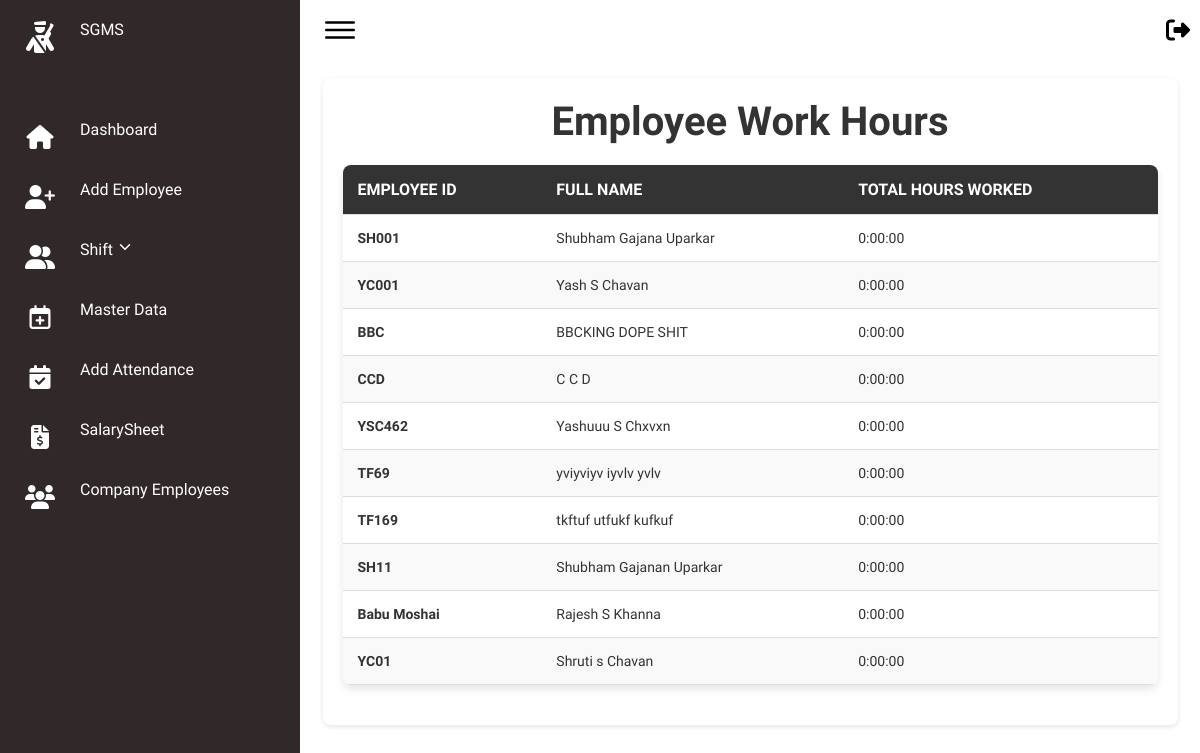
Before: /fo_dashboard/ with the older database file.
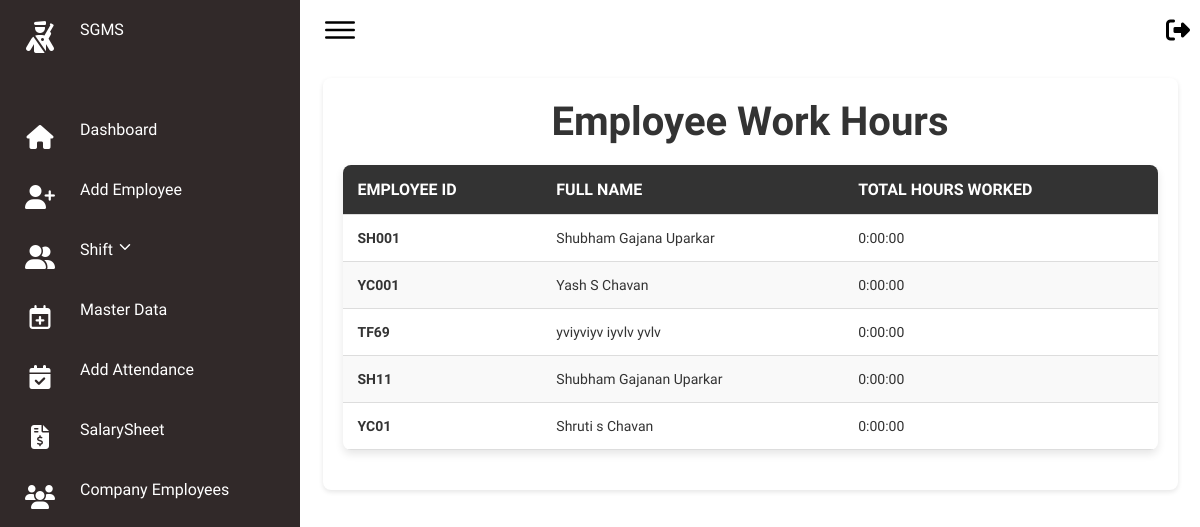
After: the same page with the newer database file.
### secman/models.py (models this page shows, shortened)
class EmployeeJoining(models.Model):
    emp_id = models.CharField(max_length=20, unique=True)
    first_name = models.CharField(max_length=50)
    middle_name = models.CharField(max_length=50, blank=True, null=True)
    last_name = models.CharField(max_length=50)
    email = models.EmailField()
    date_of_birth = models.DateField()
    contact_number = models.CharField(max_length=15)
    whatsapp_number = models.CharField(max_length=15, blank=True, null=True)
    emergency_contact1 = models.CharField(max_length=15)
    emergency_contact2 = models.CharField(max_length=15)
    emergency_contact_relation1 = models.CharField(max_length=20)
    emergency_contact_relation2 = models.CharField(max_length=20)
    emergency_contact_relation1_name = models.CharField(max_length=100)
    emergency_contact_relation2_name = models.CharField(max_length=100)
    age = models.PositiveIntegerField()
    gender = models.CharField(max_length=10)
    current_address = models.TextField()
    permanent_address = models.TextField()
    city = models.CharField(max_length=50)
    state = models.CharField(max_length=50)
    pincode = models.CharField(max_length=10)
    security_guard_training = models.CharField(max_length=3, choices=[('yes', 'Yes'), ('no', 'No')], default='no')
    job_experience = models.CharField(max_length=3, choices=[('yes', 'Yes'), ('no', 'No')], default='no')
    pancard = models.CharField(max_length=3, choices=[('yes', 'Yes'), ('no', 'No')], default='no')
    aadhar = models.CharField(max_length=3, choices=[('yes', 'Yes'), ('no', 'No')], default='no')
    voter = models.CharField(max_length=3, choices=[('yes', 'Yes'), ('no', 'No')], default='no')
    profile_picture = models.ImageField(upload_to='profile_pictures/')
    signature = models.ImageField(upload_to='signatures/')
    preferred_work_arrangements = models.CharField(max_length=20)
    position = models.CharField(max_length=50)
    account_holder_name = models.CharField(max_length=100)
    bank_name = models.CharField(max_length=100)
    bank_account_number = models.CharField(max_length=30)
    ifsc_code = models.CharField(max_length=15)
    branch_name = models.CharField(max_length=100)
    bank_address = models.TextField()
    qualification = models.CharField(max_length=20)
    experience = models.CharField(max_length=20)
    company = models.ForeignKey(UserProfile, on_delete=models.SET_NULL, null=True, limit_choices_to={'user_type': 'company'})
    pdf_file = models.FileField(upload_to='employee_pdfs/', blank=True, null=True)

### secman/views.py (the view)
# urls.py: path('fo_dashboard/', views.fo_dashboard, name='fo_dashboard'),
def fo_dashboard(request):
    employees = EmployeeJoining.objects.all()
    employee_hours = []
    for employee in employees:
        num_present_days = Attendance.objects.filter(employee=employee, status='P').count()
        shifts = Attendance.objects.filter(employee=employee, status='P').values_list('shift', flat=True).distinct()
        if shifts:
            shift = ShiftTime.objects.filter(id__in=shifts).first()
            shift_time = shift.shift_total_time if shift else timedelta()
        else:
            shift_time = timedelta()
        total_worked_time = num_present_days * shift_time
        employee_hours.append({
            'employee': employee,
            'total_hours': total_worked_time
        })
    return render(request, 'FO/fo_dashboard.html', {'employee_hours': employee_hours})

### secman/templates/FO/fo_dashboard.html (shortened to what this page needs)
{% extends 'FO/basefo.html' %}
{% block content %}
<head>
</head>
<body>
    <div class="card">
        <h1>Employee Work Hours</h1>
        <table>
            <thead>
                <tr>
                    <th>Employee ID</th>
                    <th>Full Name</th>
                    <th>Total Hours Worked</th>
                </tr>
            </thead>
            <tbody>
                {% for entry in employee_hours %}
                <tr>
                    <td data-label="Employee ID">{{ entry.employee.emp_id }}</td>
                    <td data-label="Full Name">{{ entry.employee.first_name }} {{ entry.employee.middle_name }} {{ entry.employee.last_name }}</td>
                    <td data-label="Total Hours Worked">{{ entry.total_hours }}</td>
                </tr>
                {% endfor %}
            </tbody>
        </table>
    </div>
</body>
{% endblock %}

Changed rows visible on the page:
removed EmployeeJoining: employee.emp_id "BBC", employee.first_name "BBCKING", employee.middle_name "DOPE", employee.last_name "SHIT", total_hours "0:00:00"
removed EmployeeJoining: employee.emp_id "CCD", employee.first_name "C", employee.middle_name "C", employee.last_name "D", total_hours "0:00:00"
removed EmployeeJoining: employee.emp_id "YSC462", employee.first_name "Yashuuu", employee.middle_name "S", employee.last_name "Chxvxn", total_hours "0:00:00"
removed EmployeeJoining: employee.emp_id "TF169", employee.first_name "tkftuf", employee.middle_name "utfukf", employee.last_name "kufkuf", total_hours "0:00:00"
removed EmployeeJoining: employee.emp_id "Babu Moshai", employee.first_name "Rajesh", employee.middle_name "S", employee.last_name "Khanna", total_hours "0:00:00"
